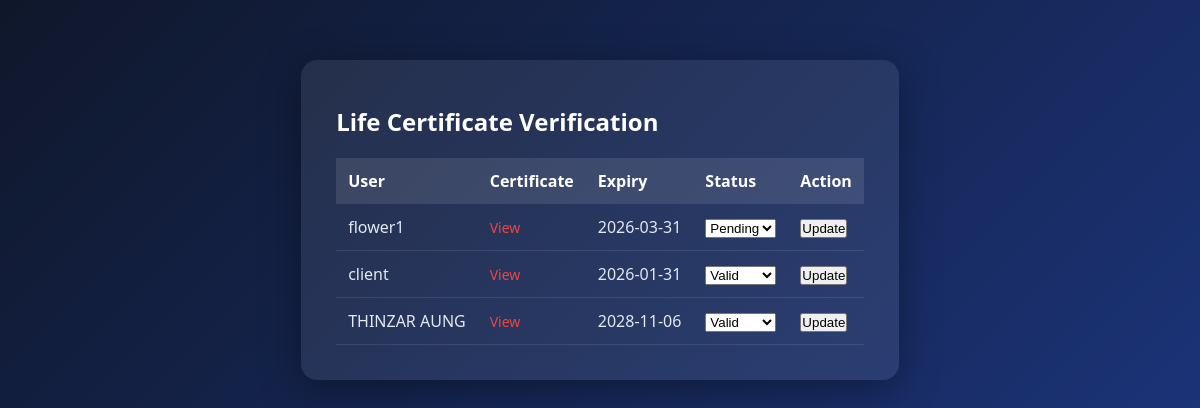
The page /admin/life_certificates.php on the database its author committed.
### tables this page shows
CREATE TABLE `life_certificates` (
  `id` int(11) NOT NULL,
  `user_id` int(11) NOT NULL,
  `certificate_file` varchar(255) DEFAULT NULL,
  `expiry_date` date DEFAULT NULL,
  `status` varchar(50) DEFAULT 'Pending',
  `uploaded_at` timestamp NOT NULL DEFAULT current_timestamp()
);

CREATE TABLE `users` (
  `id` int(11) NOT NULL,
  `name` varchar(100) DEFAULT NULL,
  `email` varchar(255) DEFAULT NULL,
  `phone` varchar(20) DEFAULT NULL,
  `password` varchar(255) DEFAULT NULL,
  `otp` varchar(10) DEFAULT NULL,
  `is_verified` tinyint(4) DEFAULT 0,
  `login_otp` varchar(10) DEFAULT NULL,
  `otp_expires_at` datetime DEFAULT NULL,
  `login_otp_expires_at` datetime DEFAULT NULL,
  `profile_photo` varchar(255) DEFAULT NULL,
  `created_at` timestamp NOT NULL DEFAULT current_timestamp(),
  `last_login` datetime DEFAULT NULL,
  `failed_attempts` int(11) DEFAULT 0,
  `account_status` enum('active','blocked') DEFAULT 'active'
);

### admin/life_certificates.php (the view, shortened to what this page needs)
<?php
include "../db.php";
$result = mysqli_query($conn,
    "SELECT lc.*, u.name FROM life_certificates lc
     JOIN users u ON lc.user_id = u.id
     ORDER BY uploaded_at DESC"
);
?>
<!DOCTYPE html>
<html>
<head>
    <link rel="stylesheet" href="../assets/css/style.css">
</head>
<body>
<div class="admin-page">
<div class="admin-container">
<h2>Life Certificate Verification</h2>
<table class="admin-table">
<tr>
    <th>User</th>
    <th>Certificate</th>
    <th>Expiry</th>
    <th>Status</th>
    <th>Action</th>
</tr>
<?php while ($row = mysqli_fetch_assoc($result)) { ?>
<tr>
<form method="post">
    <td><?= $row['name'] ?></td>
    <td><a href="../<?= $row['certificate_file'] ?>" target="_blank">View</a></td>
    <td><?= $row['expiry_date'] ?></td>
    <td>
        <select name="status">
            <option <?= $row['status']=="Pending"?"selected":"" ?>>Pending</option>
            <option <?= $row['status']=="Valid"?"selected":"" ?>>Valid</option>
        </select>
    </td>
    <td>
        <button name="verify">Update</button>
    </td>
</form>
</tr>
<?php } ?>
</table>
</div>
</div>
</body>
</html>

### assets/css/style.css (style rules this page uses)
* { margin: 0; padding: 0; box-sizing: border-box; }
body { background: #f5f7fb; font-family: 'Segoe UI', sans-serif; }
.admin-container { max-width: 1000px; margin: auto; background: #fff; padding: 25px; border-radius: 12px; }
.admin-table { width: 100%; border-collapse: collapse; }
.admin-table th { background: #6366f1; color: white; padding: 12px; }
.admin-table td { padding: 10px; border-bottom: 1px solid #eee; }
.admin-page { display:flex; min-height:100vh; background:linear-gradient(135deg,#0f172a,#1e3a8a); font-family:'Segoe UI',sans-serif; }
.admin-container { background:rgba(255,255,255,0.08); padding:35px; border-radius:16px; box-shadow:0 10px 40px rgba(0,0,0,0.35); color:#fff; }
.admin-container h2 { margin-bottom:20px; font-weight:600; }
.admin-table { width:100%; border-collapse:collapse; margin-top:10px; }
.admin-table th { background:rgba(255,255,255,0.15); padding:14px; text-align:left; font-weight:600; }
.admin-table td { padding:14px; border-bottom:1px solid rgba(255,255,255,0.08); }
.admin-table a { color:#38bdf8; margin-right:8px; text-decoration:none; font-size:14px; }
.admin-table a:last-child { color:#ef4444; }
.admin-container { margin-top: 60px; }
h2 { margin-top: 10px; }
.admin-container h2 { color: #ffffff; }
.admin-table { width:100%; border-collapse:collapse; margin-top:20px; color:#e2e8f0; }
.admin-table th { background:rgba(255,255,255,0.1); padding:12px; text-align:left; }
.admin-table td { padding:12px; border-bottom:1px solid rgba(255,255,255,0.1); }
.admin-table a { color:#38bdf8; margin-right:8px; text-decoration:none; }

### rows shown on the page
life_certificates: user.name "flower1", expiry_date "2026-03-31", status "Pending"
life_certificates: user.name "client", expiry_date "2026-01-31", status "Valid"
life_certificates: user.name "THINZAR AUNG", expiry_date "2028-11-06", status "Valid"
